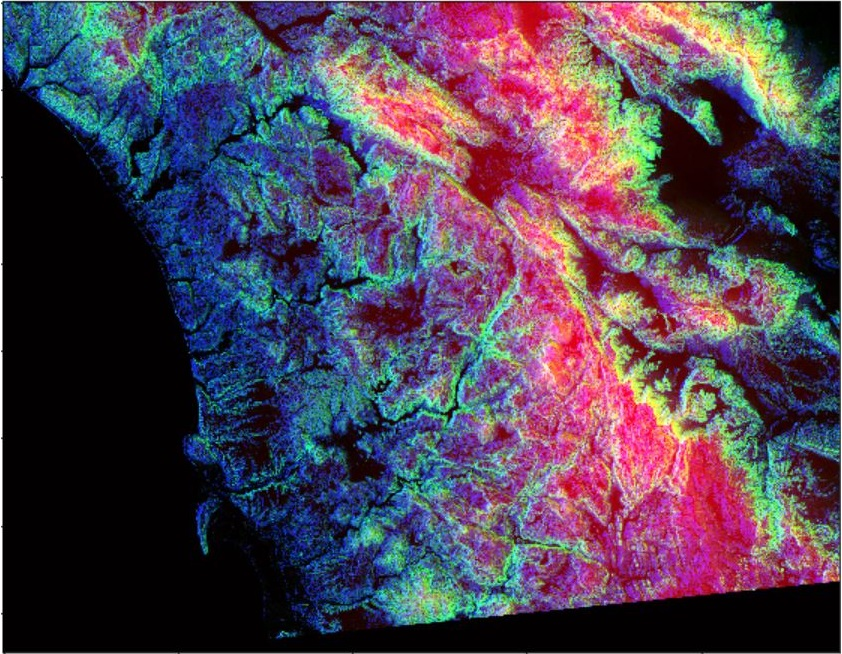
#> input picture code/satimg.jpg, 842 x 654 px
$ python test1.py
#> lines starting #> are read from the running program, lines starting #| are printed output that depends on the picture; after the words box and inside, x2 and y2 are one past the last pixel; in counts of white or black regions, pixels touching at a corner belong together
import imageio
import matplotlib.pyplot as plt
import numpy as np
#%matplotlib inline

# load the image
pic = imageio.imread('satimg.jpg')
#> pic is the input picture: shape (654, 842, 3); mean R, G, B 79.5, 67.5, 85
plt.figure(figsize = (10,10))
plt.imshow(pic)
plt.show()

print(f'Shape of the image {pic.shape}')
#| Shape of the image (654, 842, 3)
print(f'hieght {pic.shape[0]} pixels')
#| hieght 654 pixels
print(f'width {pic.shape[1]} pixels')
#| width 842 pixels

# Only Red Pixel value , higher than 180
pic = imageio.imread('satimg.jpg')
red_mask = pic[:, :, 0] < 180
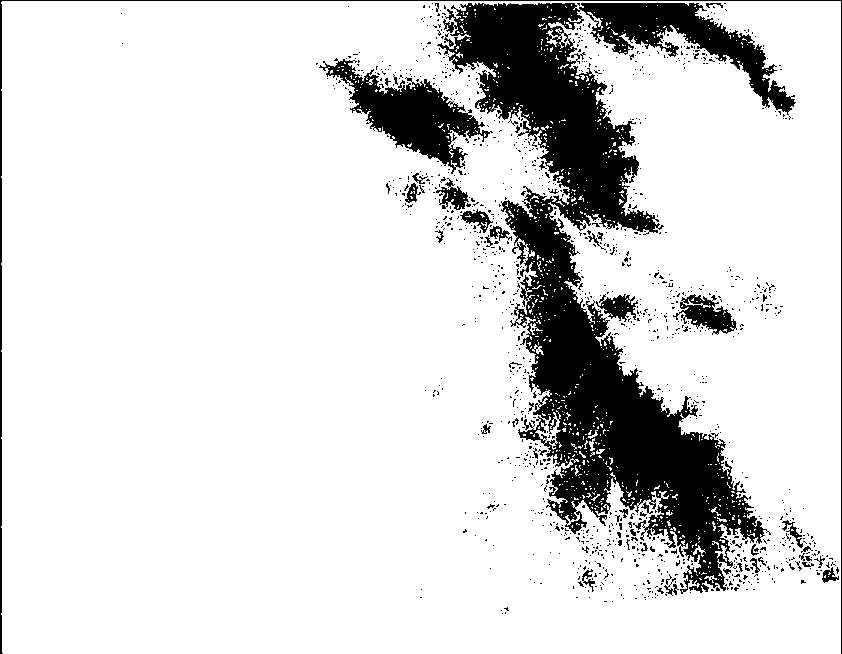
#> red_mask: shape (654, 842) bool; 85.5% white; 1235 black regions (1186 under 20 px), largest, box (x1, y1, x2, y2) and area: (437, 3, 796, 594) 62054, (319, 58, 493, 174) 6683, (0, 0, 842, 654) 2786

pic[red_mask] = 0
plt.figure(figsize=(15,15))
plt.imshow(pic)
plt.show()
imageio.imwrite("red.jpg",pic)
print("red")

# Only Green Pixel value , higher than 180
pic = imageio.imread('satimg.jpg')
green_mask = pic[:, :, 1] < 180
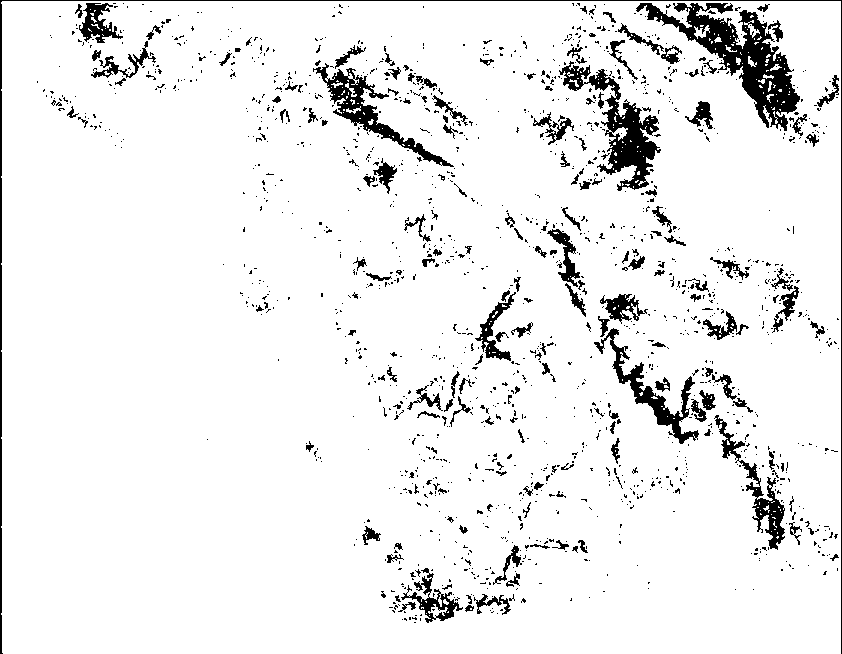
#> green_mask: shape (654, 842) bool; 92.8% white; 1547 black regions (1368 under 20 px), largest, box (x1, y1, x2, y2) and area: (636, 3, 800, 131) 5949, (559, 61, 661, 191) 3619, (0, 0, 842, 654) 2786


pic[green_mask] = 0
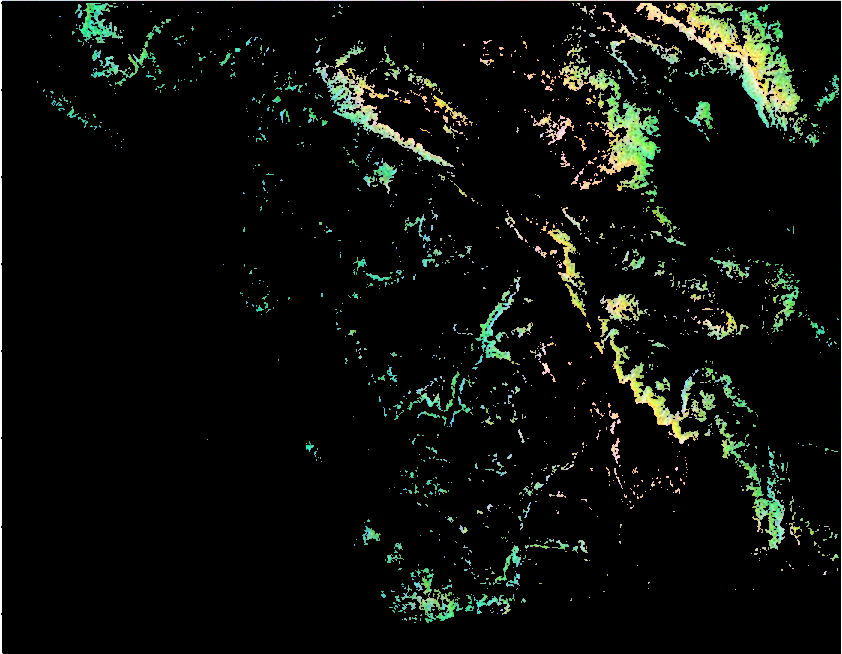
#> pic: shape (654, 842, 3); mean R, G, B 11.9, 15, 11.1
plt.figure(figsize=(15,15))
plt.imshow(pic)
plt.show()
imageio.imwrite("green.jpg",pic)

print("green")
# Only Blue Pixel value , higher than 180
pic = imageio.imread('satimg.jpg')
blue_mask = pic[:, :, 2] < 180
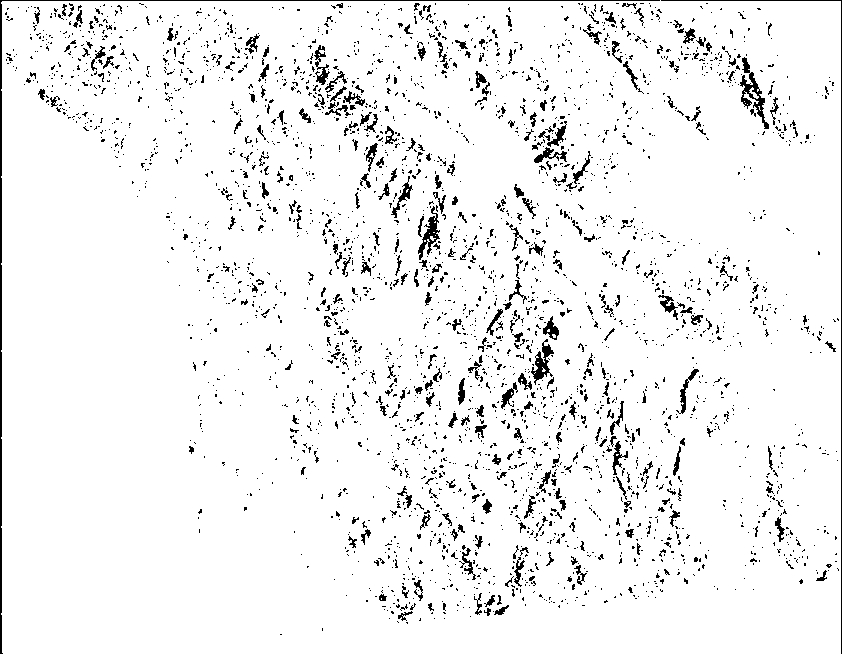
#> blue_mask: shape (654, 842) bool; 94.5% white; black in thin lines or dots

pic[blue_mask] = 0
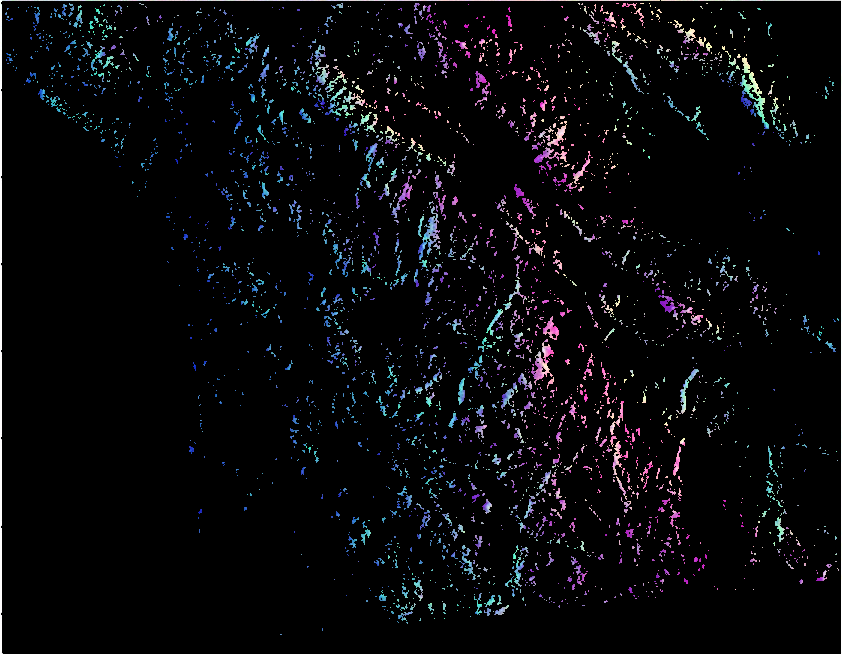
#> pic: shape (654, 842, 3); mean R, G, B 8.7, 8.8, 11
plt.figure(figsize=(15,15))
plt.imshow(pic)
plt.show()
imageio.imwrite("blue.jpg",pic)

print("blue")
# Composite mask using logical_and
pic = imageio.imread('satimg.jpg')
final_mask = np.logical_and(red_mask, green_mask, blue_mask)
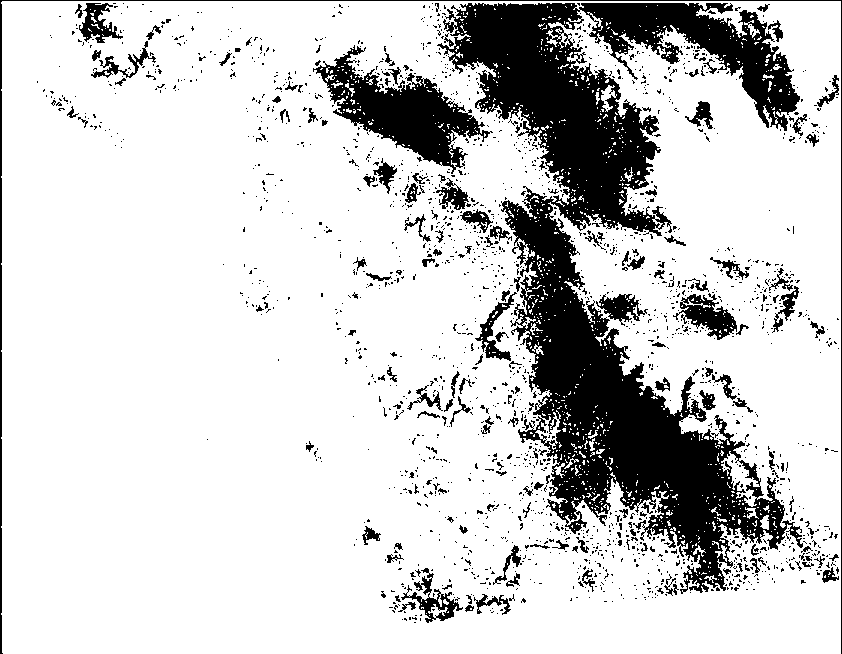
#> final_mask: shape (654, 842) bool; 81.4% white; 1955 black regions (1793 under 20 px), largest, box (x1, y1, x2, y2) and area: (437, 3, 803, 594) 70109, (313, 45, 493, 174) 8038, (0, 0, 842, 654) 2786
pic[final_mask] = 40
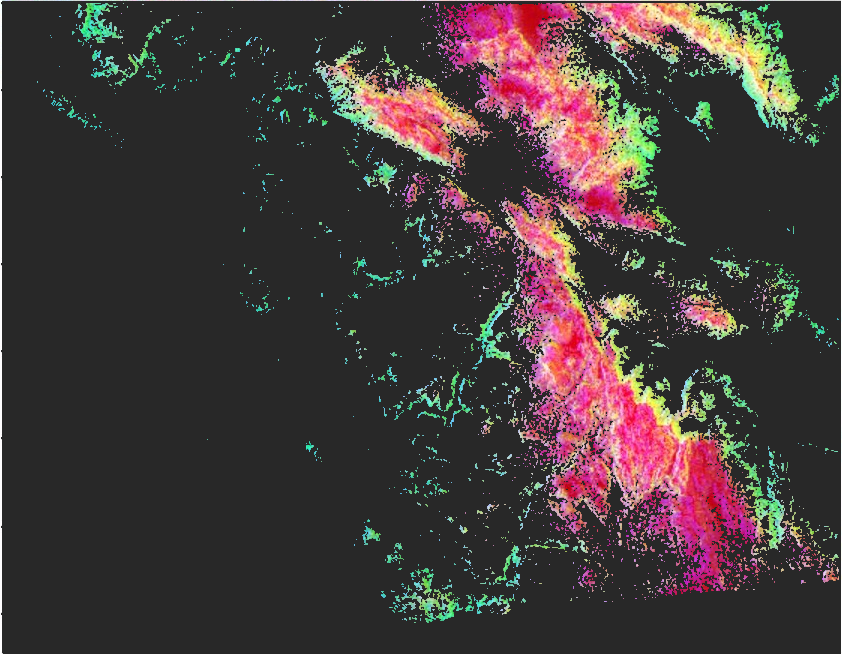
#> pic: shape (654, 842, 3); mean R, G, B 68.9, 58.6, 58.4
plt.figure(figsize=(15,15))
plt.imshow(pic)
plt.show()
imageio.imwrite("composite.jpg",pic)

print("composite")
